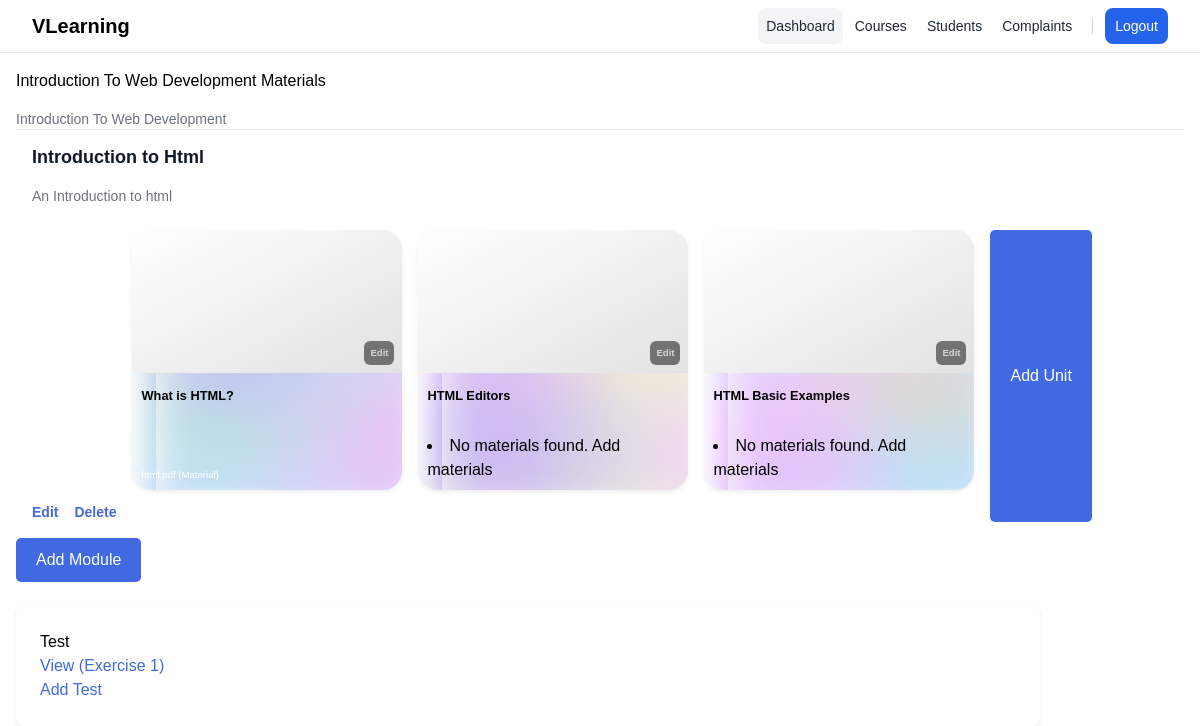
The app's page /instructor/course/1/ (signed in) with its own data.
### base/models.py (models this page shows, shortened)
class Course(models.Model):
    name = models.CharField(max_length=255)
    description = models.TextField()
    teacher = models.ForeignKey(Teacher, on_delete=models.CASCADE, related_name='courses_taught')
    students = models.ManyToManyField(Student, related_name='enrolled_courses')
    course_code = models.CharField(max_length=10)
    course_photo = models.ImageField(upload_to='course_cover_photo', blank=True)

class Module(models.Model):
  name = models.CharField(max_length=255)
  description = models.TextField()
  course = models.ForeignKey(Course, on_delete=models.CASCADE, related_name='modules')

class Unit(models.Model):
  name = models.CharField(max_length=255)
  description = models.TextField()
  module = models.ForeignKey(Module, on_delete=models.CASCADE, related_name='units')
  course = models.ForeignKey(Course, on_delete=models.CASCADE, related_name='units')
  video_url = models.URLField()

class Material(models.Model):
  VIDEO = 'video'
  DOCUMENT = 'document'
  PICTURE = 'picture'
  ASSIGNMENT = 'assignment'
  MATERIAL_CHOICES = [
        (VIDEO, 'Video'),
        (DOCUMENT, 'Document'),
        (PICTURE, 'Picture'),
        (ASSIGNMENT, 'Assignment'),
  ]
  name = models.CharField(max_length=255)
  type = models.CharField(max_length=20, choices=MATERIAL_CHOICES)
  file = models.FileField(upload_to='materials/%Y/%m/%d/')
  unit = models.ForeignKey(Unit, on_delete=models.CASCADE, related_name='materials')
  module = models.ForeignKey(Module, on_delete=models.CASCADE,related_name='materials')
  course = models.ForeignKey(Course, on_delete=models.CASCADE, related_name='materials')

class Quiz(models.Model):
    name = models.CharField(max_length=120)
    course = models.ForeignKey(Course, on_delete=models.CASCADE, related_name='tests')
    number_of_questions = models.IntegerField()
    time = models.IntegerField(help_text="duration of the quiz in minutes")
    required_score_to_pass = models.IntegerField(help_text="required score in %")
    class Meta:
        verbose_name_plural = 'Quizes'

### base/instructor_views.py (the view)
    def wrapper(request, *args, **kwargs):
        if hasattr(request.user, 'teacher'):
            return view_func(request, *args, **kwargs)
        elif request.user.is_authenticated:
            return render(request, 'error.html', {'message': 'You need to be a teacher to access this page.'})
        else:
            return redirect('teacher_login') # replace with your actual URL for teacher login page

### base/instructor_views.py (called while the page is built)
def teacher_required(view_func):
    def wrapper(request, *args, **kwargs):
        if hasattr(request.user, 'teacher'):
            return view_func(request, *args, **kwargs)
        elif request.user.is_authenticated:
            return render(request, 'error.html', {'message': 'You need to be a teacher to access this page.'})
        else:
            return redirect('teacher_login') # replace with your actual URL for teacher login page
    return wrapper

@teacher_required
def view_course(request, course_id):
    course = get_object_or_404(Course, id=course_id)
    modules = course.modules.prefetch_related('units__materials')
    testlist = Quiz.objects.filter(course_id=course.id)
    context = {
        'course': course,
        'modules': modules,
        'testlist':testlist,
    }
    return render(request, 'base/instructor/course_detail.html', context)

### base/templates/base/instructor/course_detail.html (shortened to what this page needs)
{% extends 'base/base.html' %}
{% load static %}
{% block content %}
  <div class="cardr">
    <h1 class="headerr">{{ course.name }} Materials</h1>
    <p class="description">{{ course.description }}</p>
    {% if modules %}
      {% for module in modules %}
      <div class="cardr">
        <div class="headerr">
          <div>
            <a class="titler" href="">
              {{ module.name }}
            </a>
          </div>
        </div>
          <p class="description">
            {{ module.description }}
          </p>
        <dl class="post-info">
          <div class="cr">
            <dt class="dt"><a href="{% url 'edit_module' module_id=module.id %}">Edit</a></dt>
          </div>
          <div class="cr">
            <dt class="dt"><a href="#" onclick="showDeleteConfirmation('{{ module.id }}')">Delete</a></dt>
          </div>
          {% if module.units.all %}
          {% for unit in module.units.all %}
          <div class="card">
            <div class="card__view">
              <div class="card__view__data">
                <a href="{% url 'edit_unit' unit_id=unit.id %}"><p class="card__play__icon">Edit</p></a>
              </div>
            </div>
            <div class="card__content">
              <p class="channel__video__name">{{ unit.name }}</p>
              <div class="channel__data">
                <div class="channel__data__text">
                  <div class="channel__subdata">
                    {% if unit.materials.all %}
                    {% for material in unit.materials.all %}
                    <p class="channel__views"><a class="a-links" href="{% url 'edit_material' material.id %}">{{ material.name }} (Material)</a></p>
                    {% endfor %}
                    {% else %}
                    <li>No materials found. <a style="color: #000;" href="{% url 'create_material' unit_id=unit.id %}">Add materials</a></li>
                  {% endif %}
                  </div>
                </div>
              </div>
            </div>
          </div>
          {% endfor %}
          <button class="button-pri"><a class="a-links" href="{% url 'create_unit' module_id=module.id %}">Add Unit</a></button>
        {% else %}
          <p>No units found for this module. <a href="{% url 'create_unit' module_id=module.id %}">Add units</a></p>
        {% endif %}
        </dl>
      </div>
      {% endfor %}
      <button class="button-pr2"><a class="a-links" href="{% url 'create_module' course_id=course.id %}">Add Module</a></button>
    {% else %}
      <p>No modules found for this course. <a href="{% url 'create_module' course_id=course.id %}">Add modules</a></p>
    {% endif %}
    <div class="container mt-6">
      <h1 class="headerr">Test</h1>
      {% if testlist %}
      {% for test in testlist %}
      <p><a href="{% url 'quiz_view_admin' course_id=course.id pk=test.pk %}">View ({{ test.name }})</a></p>
      {% endfor %}
      <a href="{% url 'create_test' course.id %}">Add Test</a>
      {% else %}
      <a href="{% url 'create_test' course.id %}">Create Test</a>
      {% endif %}
    </div>
  </div>
{% endblock %}

### base/templates/base/base.html (style rules this page uses)
body { font-family: 'Cabinet Grotesk', sans-serif !important; font-weight: 400; }

### records on screen
Course: name "Introduction To Web Development", description "Introduction To Web Development"
Module: name "Introduction to Html", description "An Introduction to html"
Unit: name "What is HTML?"
Material: name "html.pdf"
Unit: name "HTML Editors", shows "No materials found."
Unit: name "HTML Basic Examples", shows "No materials found."
Quiz: name "Exercise 1"
